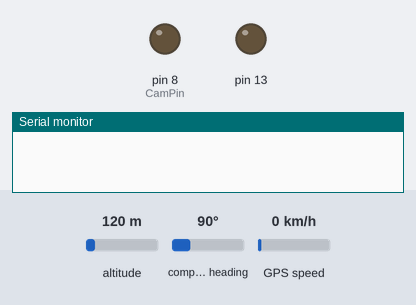
The sketch below on a simulated Arduino Uno, built with avr-gcc and run on an emulated ATmega328P. Parts: output pins drawn as LEDs (lit = HIGH), the last lines printed to the serial monitor. The test bench sets the inputs (shaded band); at power-on: altitude 120 m, compass heading 90°, GPS speed 0 km/h. The GPS gets a fix after 3 s at 37.7749, -122.4194 with 8 satellites.

Above: at 0.1 s.
At 30.1 s:
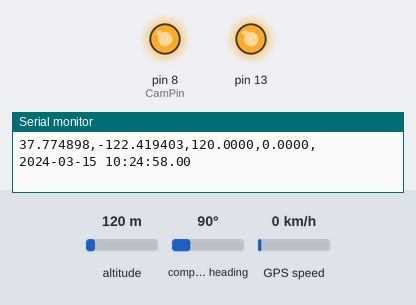
Timing chart, 0 to 32.5 s (numbered marks = the images above):
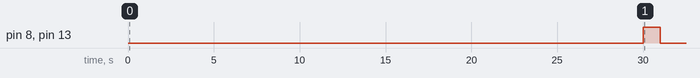

Measured:
- by itself, pin 8 (CamPin), pin 13: LOW → HIGH at 30.0 s, → LOW 1.0 s later

The sketch:

GPS_balloon.ino
```cpp
#include <TinyGPS++.h>
#include <SoftwareSerial.h>

static const int GPS_RXPin = 6, GPS_TXPin = 3;
static const int GPSBaud = 4800;
static const int CamPin = 8;


// The TinyGPS++ object
TinyGPSPlus gps;

// The serial connection to the GPS device
SoftwareSerial ss_gps(GPS_RXPin, GPS_TXPin);

// delay, in seconds
unsigned int del = 2;

unsigned long last = 0UL;
unsigned long current_time = 0;
unsigned long last_photo = 0;
unsigned long last_photo_end = 0;

unsigned int photo_interval = 30; // seconds
unsigned int photo_duration = 1000; // milliseconds
bool photo_state = false;

void setup()
{
  Serial.begin(115200);
  ss_gps.begin(GPSBaud);
  current_time = millis();
  pinMode(CamPin, OUTPUT);
  pinMode(13, OUTPUT);
  digitalWrite(CamPin, LOW);
  digitalWrite(13, LOW);
}

void loop()
{

  current_time = millis();
  // This sketch displays information every time a new sentence is correctly encoded.
  while (ss_gps.available() > 0)
  {
    gps.encode(ss_gps.read());
  }

  if (gps.location.isUpdated() &&
        gps.date.isUpdated() &&
        gps.time.isUpdated() &&
        gps.speed.isUpdated() &&
        gps.course.isUpdated() &&
        gps.altitude.isUpdated() &&
        (millis() - last >= (del * 1000))
  ) {
    displayInfo();
    last = current_time;
  }

  if ((current_time - last_photo) >= (photo_interval * 1000)) {
  	digitalWrite(CamPin, HIGH);
  	digitalWrite(13, HIGH);
  	last_photo = current_time;
  	last_photo_end = current_time + photo_duration;
  	photo_state = true;
  }
  if ((current_time >= last_photo_end) && photo_state == true) {
 	digitalWrite(CamPin, LOW);
 	digitalWrite(13, LOW);
 	photo_state = false;
  }
}

void displayInfo()
{
  if (gps.location.isValid()
      &&
      gps.date.isValid()
      &&
      gps.time.isValid()
      &&
      gps.speed.isValid()
      &&
      gps.altitude.isValid()
  )
  {
    // holder for various values that require 0 padding
    uint8_t tmp;

    // format: lat,long,altitude (m),m/s,date+time
    Serial.print(gps.location.lat(), 6);
    Serial.print(F(","));
    Serial.print(gps.location.lng(), 6);
    Serial.print(F(","));
    Serial.print(gps.altitude.meters(), 4);
    Serial.print(F(","));
    Serial.print(gps.speed.kmph(), 4);
    Serial.print(F(","));

    Serial.print(gps.date.year());
    Serial.print("-");
    tmp = gps.date.month();
    if (tmp < 10) {
      Serial.print("0");
    }
    Serial.print(tmp);
    Serial.print("-");
    tmp = gps.date.day();
    if (tmp < 10) {
      Serial.print("0");
    }
    Serial.print(tmp);
    Serial.print(" ");
    tmp = gps.time.hour();
    if (tmp < 10) {
      Serial.print("0");
    }
    Serial.print(tmp);
    Serial.print(":");
    tmp = gps.time.minute();
    if (tmp < 10) {
      Serial.print("0");
    }
    Serial.print(tmp);
    Serial.print(":");
    tmp = gps.time.second();
    if (tmp < 10) {
      Serial.print("0");
    }
    Serial.print(tmp);
    Serial.print(".");
    tmp = gps.time.centisecond();
    if (tmp < 10) {
      Serial.print("0");
    }
    Serial.println(tmp);
  }
}
```
